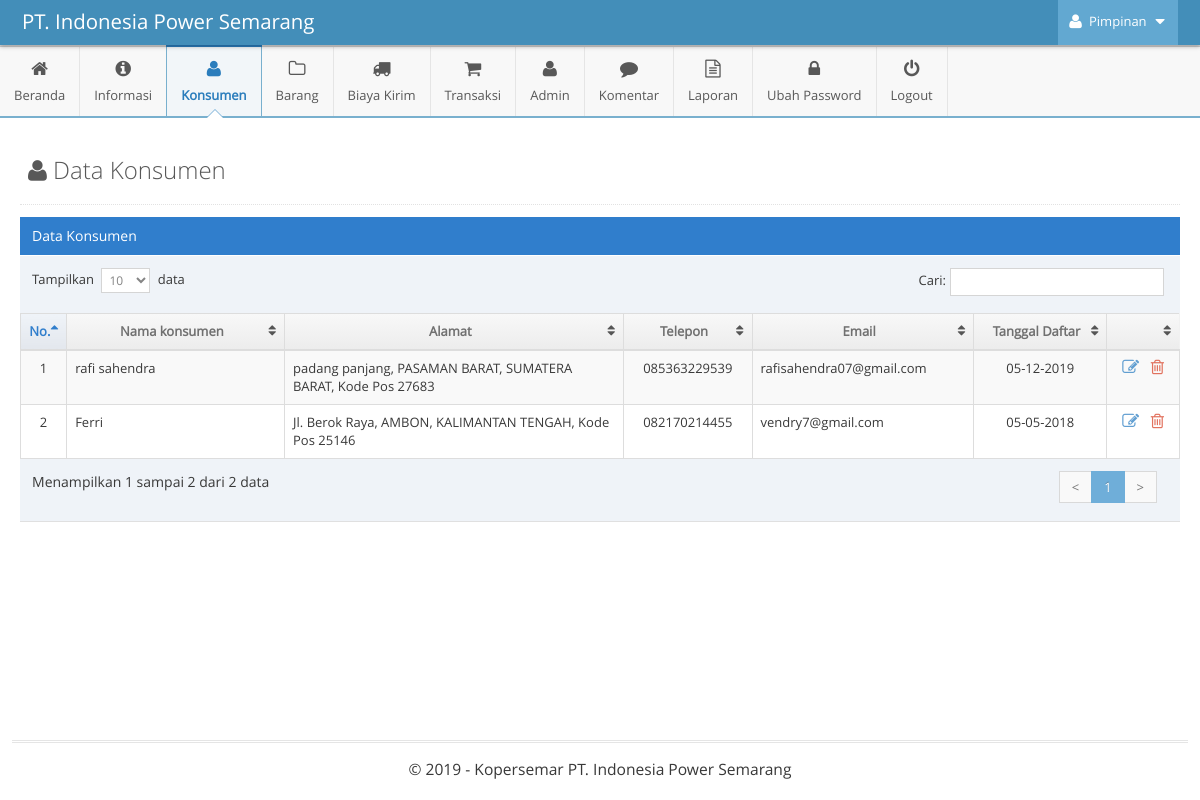
The page /admin/main.php?module=konsumen (signed in) on the database its author committed.
### tables this page shows
CREATE TABLE IF NOT EXISTS `tbl_konsumen` (
  `id_konsumen` int(11) NOT NULL,
  `tanggal_daftar` timestamp NOT NULL DEFAULT CURRENT_TIMESTAMP,
  `nama_konsumen` varchar(30) NOT NULL,
  `alamat` varchar(100) NOT NULL,
  `kota` int(4) NOT NULL,
  `provinsi` int(2) NOT NULL,
  `kode_pos` varchar(5) NOT NULL,
  `telepon` varchar(12) NOT NULL,
  `email` varchar(30) NOT NULL,
  `password` varchar(50) NOT NULL
);

CREATE TABLE IF NOT EXISTS `tbl_kabkota` (
  `id_kabkota` int(4) NOT NULL,
  `nama_kabkota` varchar(50) NOT NULL,
  `id_provinsi` int(2) NOT NULL
);

CREATE TABLE IF NOT EXISTS `tbl_provinsi` (
  `id_provinsi` int(2) NOT NULL,
  `nama_provinsi` varchar(40) NOT NULL
);

### admin/modules/konsumen/view.php (the view, shortened to what this page needs)
<div class="page-content">
	<div class="page-header">
		<h1 style="color:#585858">
			<i class="ace-icon fa fa-user"></i> Data Konsumen
		</h1>
	</div>
	<div class="row">
		<div class="col-xs-12">
			<div class="row">
				<div class="col-xs-12">
					<div class="table-header">
						Data Konsumen
					</div>
					<div>
						<table id="dynamic-table" class="table table-striped table-bordered table-hover">
							<thead>
								<tr>
									<th>No.</th>
									<th>Nama konsumen</th>
									<th>Alamat</th>
									<th>Telepon</th>
									<th>Email</th>
									<th class="hidden-480">Tanggal Daftar</th>
									<th></th>
								</tr>
							</thead>
							<tbody>
							<?php
							$no = 1;
							$query = mysqli_query($mysqli, "SELECT * FROM tbl_konsumen as a INNER JOIN tbl_kabkota as b INNER JOIN tbl_provinsi as c
															ON a.kota=b.id_kabkota AND a.provinsi=c.id_provinsi
															WHERE a.id_konsumen!='0'
															ORDER BY a.id_konsumen DESC")
															or die('Ada kesalahan pada query tampil data konsumen: '.mysqli_error($mysqli));
                            while ($data = mysqli_fetch_assoc($query)) {
								$tgl            = substr($data['tanggal_daftar'],0,10);
								$exp            = explode('-',$tgl);
								$tanggal_daftar = $exp[2]."-".$exp[1]."-".$exp[0];
                            ?>
                            	<tr>
									<td width="30" class="center"><?php echo $no; ?></td>
									<td width="180"><?php echo $data['nama_konsumen']; ?></td>
									<td width="280">
										<?php echo $data['alamat']; ?>, <?php echo $data['nama_kabkota']; ?>, <?php echo $data['nama_provinsi']; ?>, Kode Pos <?php echo $data['kode_pos']; ?>
									</td>
									<td width="60" align="center"><?php echo $data['telepon']; ?></td>
									<td width="100"><?php echo $data['email']; ?></td>
									<td width="110" class="hidden-480 center"><?php echo $tanggal_daftar; ?></td>
									<td width="60" class="center">
										<div class="action-buttons">
											<a data-rel="tooltip" data-placement="top" title="Ubah" style="margin-right:5px" class="blue tooltip-info" href="?module=form_konsumen&form=edit&id=<?php echo $data['id_konsumen']; ?>">
												<i class="ace-icon fa fa-edit bigger-130"></i>
											</a>
											<a data-rel="tooltip" data-placement="top" title="Hapus" class="red tooltip-error" href="modules/konsumen/proses.php?act=delete&id=<?php echo $data['id_konsumen'];?>" onclick="return confirm('Anda yakin ingin menghapus konsumen <?php echo $data['nama_konsumen']; ?> ?');">
												<i class="ace-icon fa fa-trash-o bigger-130"></i>
											</a>
										</div>
									</td>
								</tr>
							<?php
                            	$no++;
                            } ?>
							</tbody>
						</table>
					</div>
				</div>
			</div>
		</div>
	</div>
</div>

### rows shown on the page
tbl_konsumen: nama_konsumen "rafi sahendra", alamat "padang panjang", tbl_kabkota.nama_kabkota "PASAMAN BARAT", tbl_provinsi.nama_provinsi "SUMATERA BARAT", kode_pos "27683", telepon "085363229539", email "rafisahendra07@gmail.com", tanggal_daftar "05-12-2019"
tbl_konsumen: nama_konsumen "Ferri", alamat "Jl. Berok Raya", tbl_kabkota.nama_kabkota "AMBON", tbl_provinsi.nama_provinsi "KALIMANTAN TENGAH", kode_pos "25146", telepon "082170214455", email "vendry7@gmail.com", tanggal_daftar "05-05-2018"

### other values the page prints
$_SESSION['nama_admin'] "Pimpinan"
$judul_halaman "Beranda Konsumen Biaya Kirim Admin Komentar Ubah Password"
$judul_halaman "Informasi Barang Transaksi Laporan"
